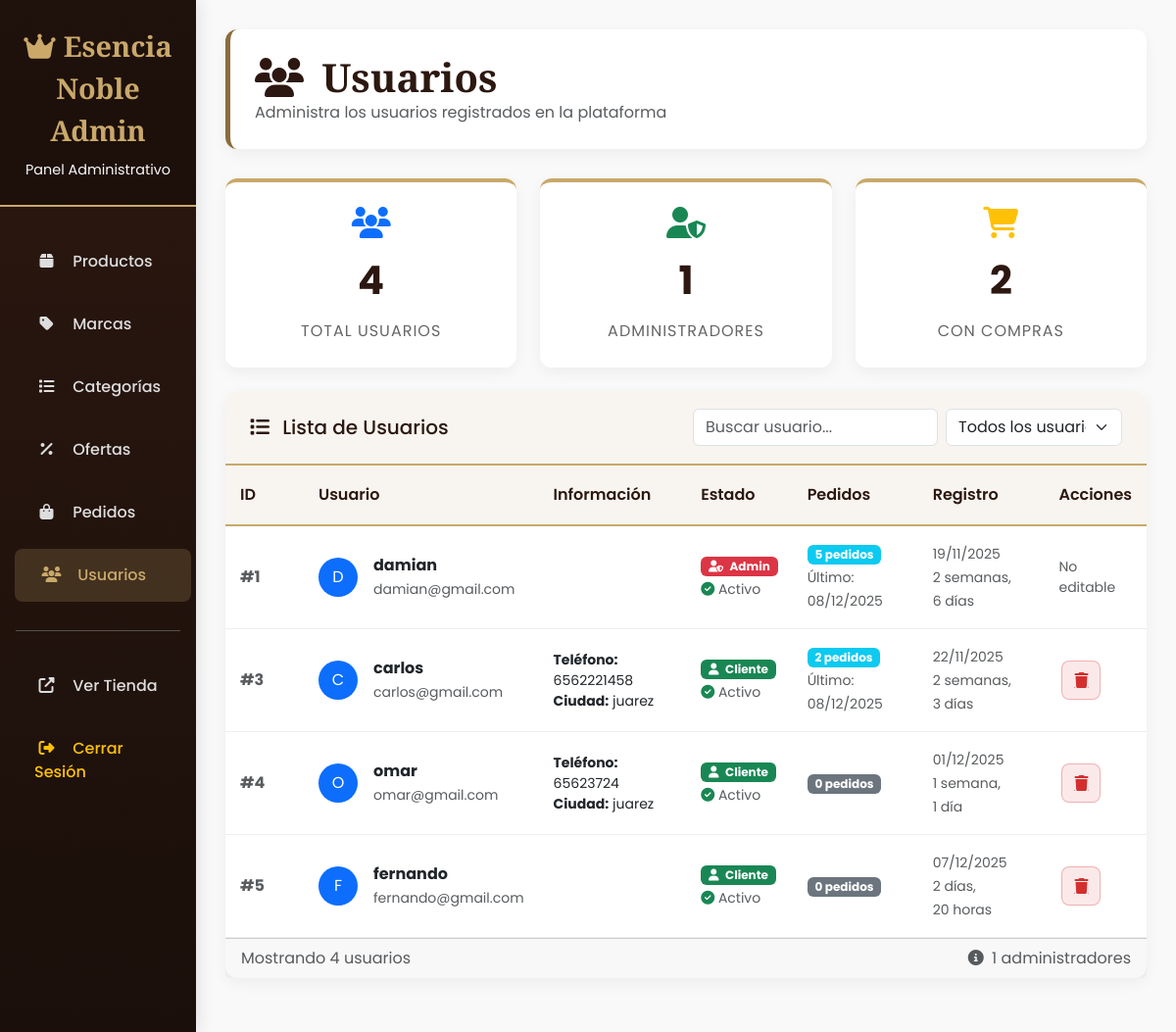
/panel/usuarios/ (signed in), run on an earlier commit of the app's database.
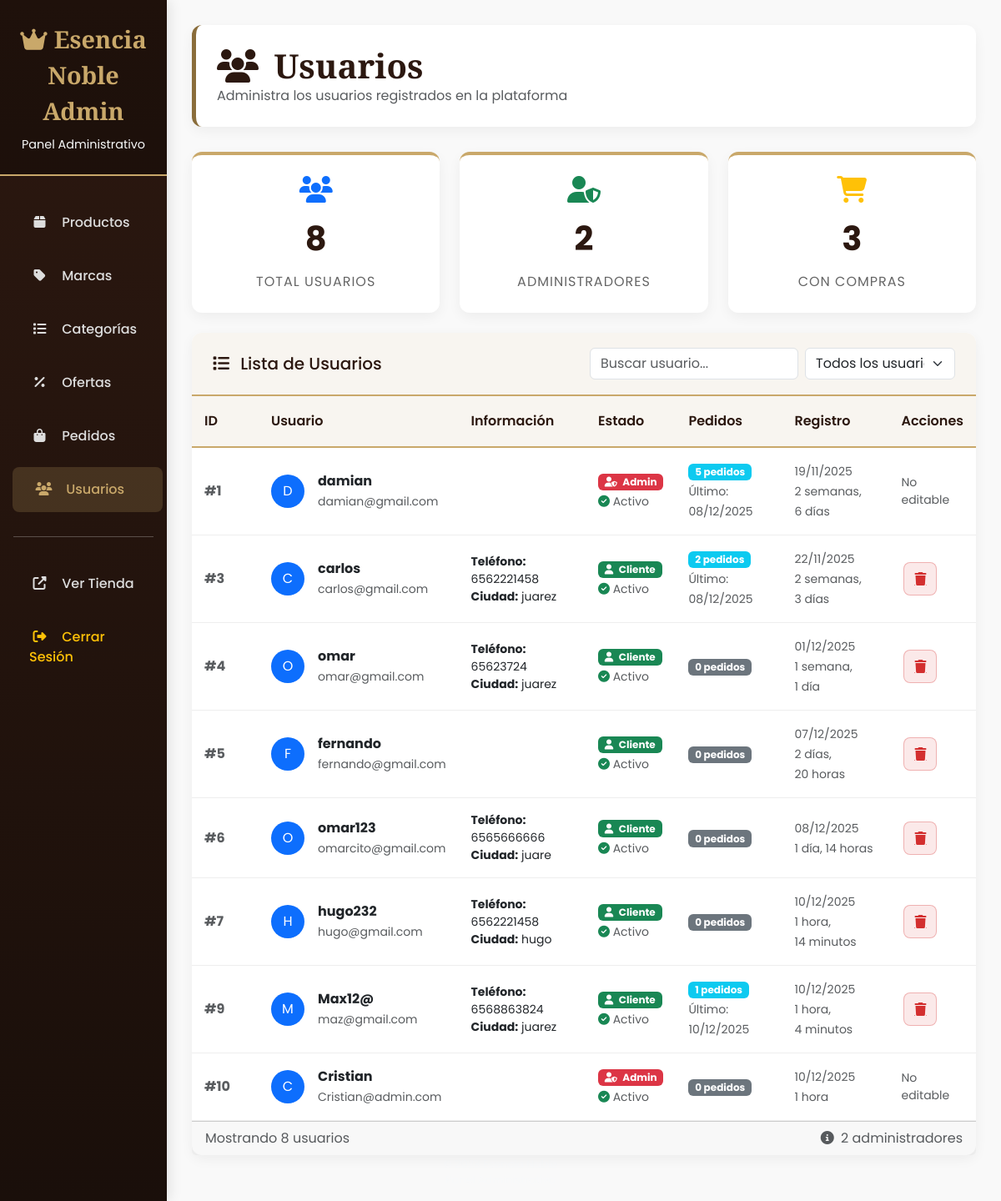
And on a later commit of the database.
### core/models.py (models this page shows, shortened)
class Usuario(AbstractUser):
    telefono = models.CharField(max_length=20, blank=True)
    direccion = models.CharField(max_length=250, blank=True)
    ciudad = models.CharField(max_length=100, blank=True)

class Pedido(models.Model):
    ESTADO = [
        ('Pendiente', 'Pendiente'),
        ('Pagado', 'Pagado'),
        ('Enviado', 'Enviado'),
        ('Entregado', 'Entregado'),
        ('Cancelado', 'Cancelado'),
    ]
    usuario = models.ForeignKey(User, on_delete=models.CASCADE, related_name='pedidos')
    direccion_envio = models.ForeignKey(Direccion, on_delete=models.SET_NULL, null=True)
    fecha = models.DateTimeField(auto_now_add=True)
    estado = models.CharField(max_length=20, choices=ESTADO, default='Pendiente')
    total = models.DecimalField(max_digits=10, decimal_places=2, default=0.0)
    metodo_pago = models.CharField(max_length=50, blank=True)

### core/views.py (the view)
# urls.py: path("panel/usuarios/", views.admin_usuarios, name="admin_usuarios"),
@login_required
@staff_member_required
def admin_usuarios(request):
    usuarios = Usuario.objects.all()
    usuarios_con_pedidos = usuarios.filter(pedidos__isnull=False).distinct().count()
    return render(request, "admin/usuarios.html", {
        "usuarios": usuarios,
        "usuarios_count": usuarios.count(),
        "staff_count": usuarios.filter(is_staff=True).count(),
        "usuarios_con_pedidos": usuarios_con_pedidos,
    })

### core/templates/admin/usuarios.html (shortened to what this page needs)
{% extends "admin/base_admin.html" %}
{% block content %}
<div class="admin-header d-flex justify-content-between align-items-center">
    <div>
        <h1><i class="fas fa-users me-2"></i> Usuarios</h1>
        <p class="mb-0 text-muted">Administra los usuarios registrados en la plataforma</p>
    </div>
</div>
<div class="row mb-4">
    <div class="col-md-4">
        <div class="stat-card">
            <i class="fas fa-users fa-2x text-primary"></i>
            <div class="stat-number">{{ usuarios_count }}</div>
            <div class="stat-label">Total Usuarios</div>
        </div>
    </div>
    <div class="col-md-4">
        <div class="stat-card">
            <i class="fas fa-user-shield fa-2x text-success"></i>
            <div class="stat-number">{{ staff_count }}</div>
            <div class="stat-label">Administradores</div>
        </div>
    </div>
    <div class="col-md-4">
        <div class="stat-card">
            <i class="fas fa-shopping-cart fa-2x text-warning"></i>
            <div class="stat-number">{{ usuarios_con_pedidos }}</div>
            <div class="stat-label">Con Compras</div>
        </div>
    </div>
</div>
<div class="card admin-card">
    <div class="card-header d-flex justify-content-between align-items-center">
        <h5 class="mb-0"><i class="fas fa-list me-2"></i> Lista de Usuarios</h5>
        <div class="d-flex">
            <input type="text" class="form-control me-2" placeholder="Buscar usuario..." style="width: 250px;" id="searchInput">
            <select class="form-select" style="width: 180px;" id="filterRole">
                <option value="">Todos los usuarios</option>
            </select>
        </div>
    </div>
    <div class="card-body p-0">
        <div class="table-responsive">
            <table class="table table-admin mb-0" id="usuariosTable">
                <thead>
                    <tr>
                        <th width="80">ID</th>
                        <th>Usuario</th>
                        <th>Información</th>
                        <th>Estado</th>
                        <th>Pedidos</th>
                        <th>Registro</th>
                        <th width="100">Acciones</th>
                    </tr>
                </thead>
                <tbody>
                    {% for usuario in usuarios %}
                    <tr class="usuario-row" data-role="{% if usuario.is_staff %}staff{% else %}client{% endif %}">
                        <td class="fw-bold text-muted">#{{ usuario.id }}</td>
                        <td>
                            <div class="d-flex align-items-center">
                                <div class="me-3">
                                    <div class="avatar-circle bg-primary text-white d-flex align-items-center justify-content-center" style="width: 40px; height: 40px; border-radius: 50%;">
                                        {{ usuario.username|first|upper }}
                                    </div>
                                </div>
                                <div>
                                    <strong>{{ usuario.username }}</strong>
                                    <br><small class="text-muted">{{ usuario.email }}</small>
                                </div>
                            </div>
                        </td>
                        <td>
                            <div class="small">
                                {% if usuario.telefono %}
                                <div><strong>Teléfono:</strong> {{ usuario.telefono }}</div>
                                {% endif %}
                                {% if usuario.ciudad %}
                                <div><strong>Ciudad:</strong> {{ usuario.ciudad }}</div>
                                {% endif %}
                            </div>
                        </td>
                        <td>
                            {% if usuario.is_staff %}
                            <span class="badge bg-danger">
                                <i class="fas fa-user-shield me-1"></i> Admin
                            </span>
                            {% else %}
                            <span class="badge bg-success">
                                <i class="fas fa-user me-1"></i> Cliente
                            </span>
                            {% endif %}
                            <br>
                            <small class="text-muted">
                                {% if usuario.is_active %}
                                <i class="fas fa-check-circle text-success"></i> Activo
                                {% else %}
                                <i class="fas fa-times-circle text-danger"></i> Inactivo
                                {% endif %}
                            </small>
                        </td>
                        <td>
                            {% with pedidos_count=usuario.pedidos.count %}
                            <span class="badge {% if pedidos_count > 0 %}bg-info{% else %}bg-secondary{% endif %}">
                                {{ pedidos_count }} pedidos
                            </span>
                            {% if pedidos_count > 0 %}
                            <br><small class="text-muted">Último: {{ usuario.pedidos.last.fecha|date:"d/m/Y" }}</small>
                            {% endif %}
                            {% endwith %}
                        </td>
                        <td>
                            <small class="text-muted">
                                {{ usuario.date_joined|date:"d/m/Y" }}
                                <br>{{ usuario.date_joined|timesince }}
                            </small>
                        </td>
                        <td>
                            <div class="d-flex">
                                {% if not usuario.is_staff %}
                                <a href="{% url 'admin_usuario_eliminar' usuario.id %}" class="btn-action btn-delete" title="Eliminar">
                                    <i class="fas fa-trash"></i>
                                </a>
                                {% else %}
                                <span class="text-muted small">No editable</span>
                                {% endif %}
                            </div>
                        </td>
                    </tr>
                    {% endfor %}
                </tbody>
            </table>
        </div>
    </div>
    {% if usuarios %}
    <div class="card-footer">
        <div class="d-flex justify-content-between align-items-center">
            <div class="text-muted">
                Mostrando {{ usuarios|length }} usuarios
            </div>
            <div class="text-muted">
                <i class="fas fa-info-circle me-1"></i> {{ staff_count }} administradores
            </div>
        </div>
    </div>
    {% endif %}
</div>
{% endblock %}

### core/templates/admin/base_admin.html (shortened to what this page needs)
<!DOCTYPE html>
<html lang="es">
<head>
    <link href="https://cdn.jsdelivr.net/npm/bootstrap@5.3.0/dist/css/bootstrap.min.css" rel="stylesheet">
    <link rel="stylesheet" href="https://cdnjs.cloudflare.com/ajax/libs/font-awesome/6.4.0/css/all.min.css">
</head>
<body>
    <div class="container-fluid">
        <div class="row">
            <div class="col-md-3 col-lg-2 px-0 sidebar">
                <div class="sidebar-header">
                    <a href="{% url 'admin_productos' %}" class="brand-logo">
                        <i class="fas fa-crown me-2"></i>Esencia Noble Admin
                    </a>
                    <p class="mt-2 mb-0 text-light" style="font-size: 0.9rem;">Panel Administrativo</p>
                </div>
                <nav class="nav flex-column mt-4">
                    <a class="nav-link {% if request.path == '/panel/productos/' %}active{% endif %}" href="{% url 'admin_productos' %}">
                        <i class="fas fa-box"></i> Productos
                    </a>
                    <a class="nav-link {% if request.path == '/panel/marcas/' %}active{% endif %}" href="{% url 'admin_marcas' %}">
                        <i class="fas fa-tag"></i> Marcas
                    </a>
                    <a class="nav-link {% if request.path == '/panel/categorias/' %}active{% endif %}" href="{% url 'admin_categorias' %}">
                        <i class="fas fa-list"></i> Categorías
                    </a>
                    <a class="nav-link {% if request.path == '/panel/ofertas/' %}active{% endif %}" href="{% url 'admin_ofertas' %}">
                        <i class="fas fa-percent"></i> Ofertas
                    </a>
                    <a class="nav-link {% if request.path == '/panel/pedidos/' %}active{% endif %}" href="{% url 'admin_pedidos' %}">
                        <i class="fas fa-shopping-bag"></i> Pedidos
                    </a>
                    <a class="nav-link {% if request.path == '/panel/usuarios/' %}active{% endif %}" href="{% url 'admin_usuarios' %}">
                        <i class="fas fa-users"></i> Usuarios
                    </a>
                    <hr class="mx-3 my-4 bg-light">
                    <a class="nav-link" href="{% url 'inicio' %}" target="_blank">
                        <i class="fas fa-external-link-alt"></i> Ver Tienda
                    </a>
                    <a class="nav-link text-warning" href="{% url 'logout' %}">
                        <i class="fas fa-sign-out-alt"></i> Cerrar Sesión
                    </a>
                </nav>
                <div class="position-absolute bottom-0 start-0 w-100 p-3 text-center text-light" style="font-size: 0.8rem;">
                    <p class="mb-0">© 2023 Esencia Noble</p>
                    <p class="mb-0">Panel Administrativo</p>
                </div>
            </div>
            <div class="col-md-9 col-lg-10 ms-auto main-content">
                {% block content %}{% endblock %}
            </div>
        </div>
    </div>
</body>
</html>

### core/templates/admin/base_admin.html (style rules this page uses)
:root { --primary-color: #8a6d3b; --secondary-color: #2c1810; --light-color: #f8f5f0; --accent-color: #c9a86a; --danger-color: #d32f2f; --success-color: #388e3c; }
body { font-family: 'Poppins', sans-serif; background-color: #f9f9f9; color: #333; }
.sidebar { background: linear-gradient(180deg, var(--secondary-color) 0%, #1a0f0a 100%); min-height: 100vh; color: white; padding: 0; box-shadow: 3px 0 15px rgba(0,0,0,0.1); }
.sidebar-header { background-color: rgba(0,0,0,0.3); padding: 25px 20px; text-align: center; border-bottom: 2px solid var(--accent-color); }
.brand-logo { font-family: 'Playfair Display', serif; font-size: 1.8rem; font-weight: 700; color: var(--accent-color); text-decoration: none; }
.nav-link { color: #ddd; padding: 15px 25px; margin: 5px 10px; border-radius: 8px; transition: all 0.3s; font-weight: 500; }
.nav-link:hover, .nav-link.active { background-color: rgba(201, 168, 106, 0.2); color: var(--accent-color); transform: translateX(5px); }
.nav-link i { width: 25px; text-align: center; margin-right: 10px; }
.main-content { padding: 30px; }
.admin-header { background: white; padding: 25px; border-radius: 12px; box-shadow: 0 5px 15px rgba(0,0,0,0.05); margin-bottom: 30px; border-left: 5px solid var(--primary-color); }
.admin-header h1 { color: var(--secondary-color); font-family: 'Playfair Display', serif; font-weight: 700; margin: 0; }
.admin-card { background: white; border-radius: 12px; box-shadow: 0 5px 15px rgba(0,0,0,0.05); border: none; margin-bottom: 25px; transition: transform 0.3s; }
.card-header { background-color: var(--light-color); border-bottom: 2px solid var(--accent-color); color: var(--secondary-color); font-weight: 600; padding: 18px 25px; border-radius: 12px 12px 0 0 !important; }
.table-admin { width: 100%; border-collapse: separate; border-spacing: 0; }
.table-admin thead th { background-color: var(--light-color); color: var(--secondary-color); font-weight: 600; padding: 18px 15px; border-bottom: 2px solid var(--accent-color); }
.table-admin tbody tr { transition: background-color 0.2s; }
.table-admin td { padding: 16px 15px; vertical-align: middle; border-bottom: 1px solid #eee; }
.btn-action { width: 40px; height: 40px; border-radius: 8px; display: inline-flex; align-items: center; justify-content: center; margin: 0 3px; transition: all 0.2s; }
.btn-delete { background-color: rgba(211, 47, 47, 0.1); color: var(--danger-color); border: 1px solid rgba(211, 47, 47, 0.3); }
.stat-card { background: white; border-radius: 12px; padding: 25px; text-align: center; box-shadow: 0 5px 15px rgba(0,0,0,0.05); border-top: 4px solid var(--accent-color); }
.stat-number { font-size: 2.5rem; font-weight: 700; color: var(--secondary-color); margin: 10px 0; }
.stat-label { color: #666; font-size: 1rem; text-transform: uppercase; letter-spacing: 1px; }

What changed in the data, as far as the page shows it:
added Usuario: id "6", username|first "O", username "omar123", email "omarcito@gmail.com", telefono "6565666666", ciudad "juare", is_staff False (drawn), is_active True (drawn), pedidos.count "0", date_joined "08/12/2025", date_joined "1 día, 14 horas"
added Usuario: id "7", username|first "H", username "hugo232", email "hugo@gmail.com", telefono "6562221458", ciudad "hugo", is_staff False (drawn), is_active True (drawn), pedidos.count "0", date_joined "10/12/2025", date_joined "1 hora, 14 minutos"
added Usuario: id "9", username|first "M", username "Max12@", email "maz@gmail.com", telefono "6568863824", ciudad "juarez", is_staff False (drawn), shows "Activo", pedidos.count "1", pedidos.last.fecha "10/12/2025", date_joined "10/12/2025", date_joined "1 hora, 4 minutos"
added Usuario: id "10", username|first "C", username "Cristian", email "Cristian@admin.com", is_staff True (drawn), is_active True (drawn), pedidos.count "0", date_joined "10/12/2025", date_joined "1 hora"
Also different on the page:
{{ usuarios_count }}: "4" → "8"
{{ staff_count }}: "1" → "2"
{{ usuarios_con_pedidos }}: "2" → "3"
{{ usuarios|length }}: "4" → "8"
